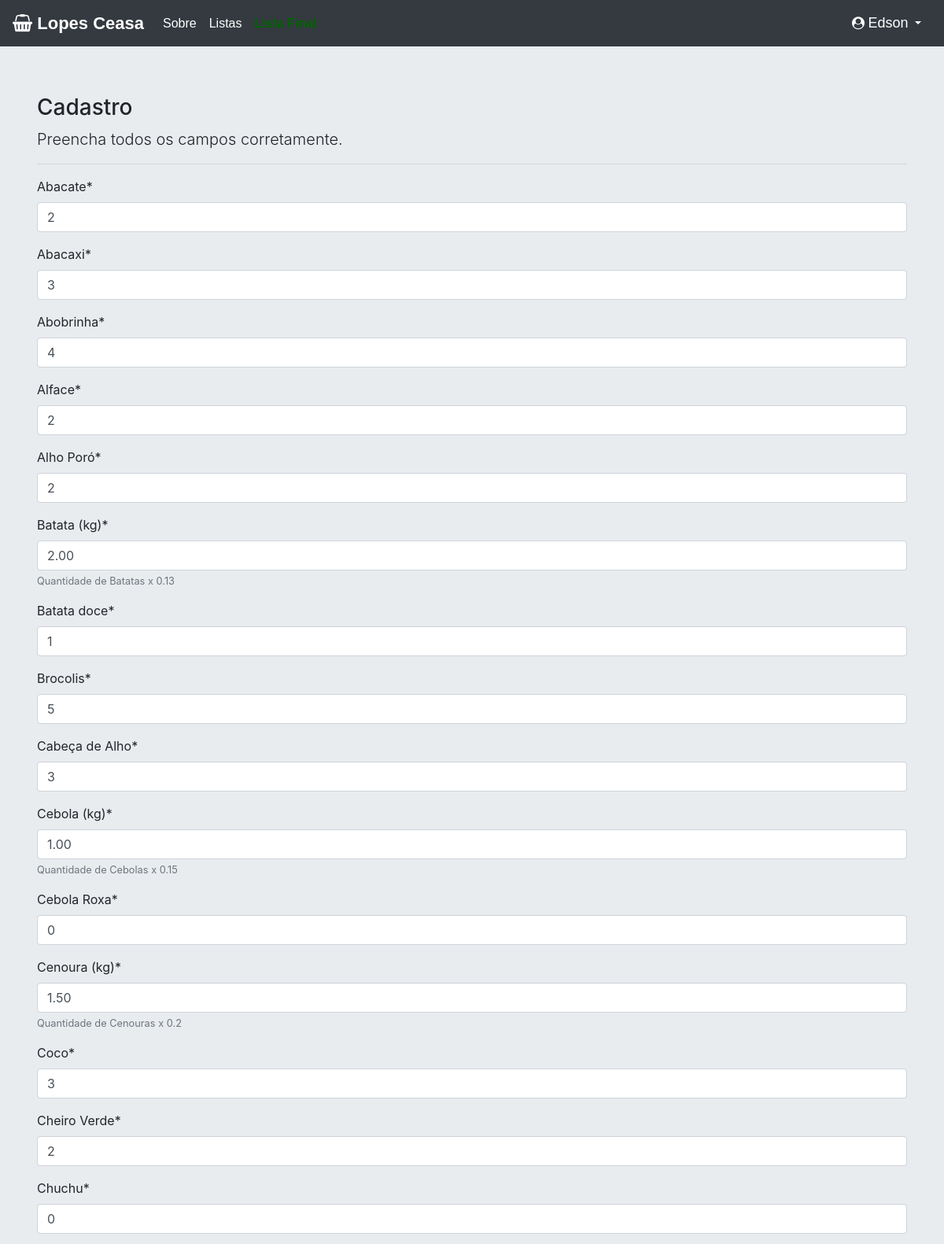
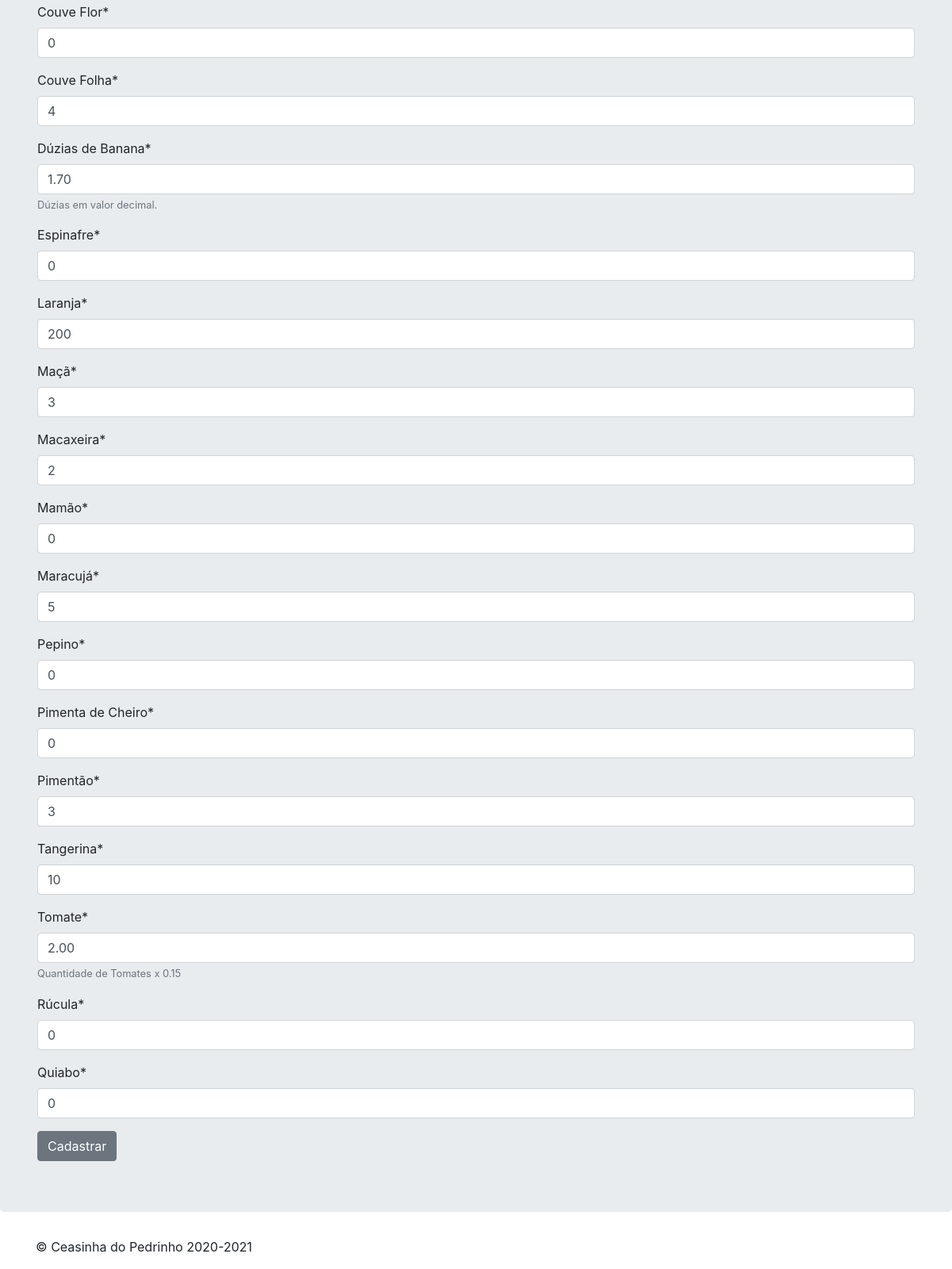
Page /editar/verduras/7 (signed in) on the committed database (2 pictures, top to bottom).
### cadastros/models.py (models this page shows, shortened)
class Verdura(models.Model):
    data = models.DateField(default=timezone.now)
    usuario = models.ForeignKey(User, on_delete=models.PROTECT)
    abacate = models.IntegerField(default=0)
    abacaxi = models.IntegerField(default=0)
    abobrinha = models.IntegerField(default=0)
    alface = models.IntegerField(default=0)
    alho_poro = models.IntegerField(default=0, verbose_name='Alho Poró')
    batata = models.DecimalField(default=0, verbose_name='Batata (kg)', help_text='Quantidade de Batatas x 0.13', decimal_places=2, max_digits=5)
    batata_doce = models.IntegerField(default=0)
    brocolis = models.IntegerField(default=0)
    cabeca_de_alho = models.IntegerField(default=0, verbose_name='Cabeça de Alho')
    cebola = models.DecimalField(default=0, verbose_name='Cebola (kg)', max_digits=5, decimal_places=2, help_text='Quantidade de Cebolas x 0.15')
    cebola_roxa = models.IntegerField(default=0, verbose_name='Cebola Roxa')
    cenoura = models.DecimalField(default=0, verbose_name='Cenoura (kg)',
                                  help_text='Quantidade de Cenouras x 0.2', decimal_places=2, max_digits=5)
    coco = models.IntegerField(default=0)
    cheiro_verde = models.IntegerField(default=0, verbose_name='Cheiro Verde')
    chuchu = models.IntegerField(default=0)
    couve_flor = models.IntegerField(default=0, verbose_name='Couve Flor')
    couve_folha = models.IntegerField(default=0, verbose_name='Couve Folha')
    banana = models.DecimalField(
        default=0, verbose_name='Dúzias de Banana',
         decimal_places=2, max_digits=5, help_text='Dúzias em valor decimal.')
    espinafre = models.IntegerField(default=0)
    laranja = models.IntegerField(default=0)
    maca = models.IntegerField(default=0, verbose_name='Maçã')
    macaxeira = models.IntegerField(default=0)
    mamao = models.IntegerField(default=0, verbose_name='Mamão')
    maracuja = models.IntegerField(default=0, verbose_name='Maracujá')
    pepino = models.IntegerField(default=0)
    pimenta_de_cheiro = models.IntegerField(default=0, verbose_name='Pimenta de Cheiro')
    pimentao = models.IntegerField(default=0, verbose_name='Pimentão')
    tangerina = models.IntegerField(default=0)
    tomate = models.DecimalField(default=0, decimal_places=2, max_digits=5, help_text='Quantidade de Tomates x 0.15')
    rucula = models.IntegerField(default=0, verbose_name='Rúcula')
    quiabo = models.IntegerField(default=0)

### cadastros/views.py (the view)
# urls.py: path('editar/verduras/<int:pk>', VerduraUpdate.as_view(), name='editar-verduras'),
class VerduraUpdate(GroupRequiredMixin, LoginRequiredMixin, UpdateView):
    group_required = u'Família'
    login_url = reverse_lazy('login')
    model = Verdura
    a = []
    for v in vegetables.keys():
        a.append(v)
    fields = a.copy()
    template_name = 'cadastros/form.html'
    success_url = reverse_lazy('listar-verduras')

### cadastros/templates/cadastros/form.html (shortened to what this page needs)
{% extends "paginas/templates/modelopro.html" %}
{%load static%}
{% load crispy_forms_tags %}
{%block principal%}
<h3>Cadastro</h3>
<p class="lead">
    Preencha todos os campos corretamente.
</p>
<hr>
<form action="" method="POST">
    {{ form|crispy }}
    <button type="submit" class="btn btn-secondary">Cadastrar</button>
</form>
{%endblock%}

### paginas/templates/modelopro.html (shortened to what this page needs)
{% load static %}
<!DOCTYPE html>
<html lang="pt-BR">
  <head>
<link href="{% static 'css/bootstrap.css' %}" rel="stylesheet">
<link rel="stylesheet" href="https://maxcdn.bootstrapcdn.com/font-
awesome/4.7.0/css/font-awesome.min.css">
    <link href="{% static 'css/jumbotron.css' %}" rel="stylesheet">
  </head>
  <body>
    {% block navbar %}
  <div class="container">
    <nav class="navbar navbar-expand-md navbar-dark fixed-top bg-dark">
      <a class="navbar-brand" href="{% url 'index' %}" style="font-weight: bold; font-size: 22px; font-family:sans-serif;">
        <i class="fa fa-shopping-basket" aria-hidden="true" ></i>
        Lopes Ceasa
      </a>
      <div class="collapse navbar-collapse" id="navbarsExampleDefault">
        <ul class="navbar-nav mr-auto">
          <li class="nav-item active">
            <a class="nav-link" href="{% url 'sobre' %}" style="font-family: sans-serif;">
              Sobre <span class="sr-only">(atual)</span>
            </a>
          </li>
          {% if request.user.is_authenticated%}
          <li class="nav-item active">
            <a class="nav-link" href="{% url 'listar-verduras-total' %}" style="font-family: sans-serif;" >
              Listas
            </a>
          </li>
          <li class="nav-item active">
            <a class="nav-link" href="{% url 'listar-verduras-final' %}" style="font-family: sans-serif; font-weight: bold; color: darkgreen;">
            </a>
          </li>
          {%endif%}
        </ul>
        <ul class="navbar-nav">
          {% if request.user.is_authenticated%}
          <div class="btn-group">
            <button class="btn btn-dark dropdown-toggle" type="button" id="triggerId" data-toggle="dropdown" aria-haspopup="true"
                aria-expanded="false">
                <i class="fa fa-user-circle"></i>
                <span id="username" style="font-size: 18px; font-family: sans-serif;">{{request.user}}</span>
            </button>
          </div>
          {% else %}
          <li class="nav-item active">
            <a class="nav-link" href="{% url 'login' %}" style="font-family: sans-serif;">
              <i class="fa fa-sign-in" aria-hidden="true"></i>
              Login
            </a>
          {%endif%}
        </ul>
      </div>
    </nav>
  </div>
<main role="main">
  {% endblock %}
<main role="main">
  <div class="jumbotron">
    <div class="container">
      {% block principal %}{% endblock %}
</main>
{% block rodape %}
<footer class="container">
  <p>&copy; Ceasinha do Pedrinho 2020-2021</p>
</footer>
{% endblock %}
</html>

### paginas/static/css/jumbotron.css (style rules this page uses)
body { padding-top: 3.5rem; }

### rows in the picture
Verdura: abacate "2", abacaxi "3", abobrinha "4", alface "2", alho_poro "2", batata "2.00", batata_doce "1", brocolis "5", cabeca_de_alho "3", cebola "1.00", cebola_roxa "0", cenoura "1.50", coco "3", cheiro_verde "2", chuchu "0", couve_flor "0", couve_folha "4", banana "1.70", espinafre "0", laranja "200", maca "3", macaxeira "2", mamao "0", maracuja "5", pepino "0", pimenta_de_cheiro "0", pimentao "3", tangerina "10", tomate "2.00", rucula "0", quiabo "0"

### other values in the picture
{{ request.user }} "Edson"
